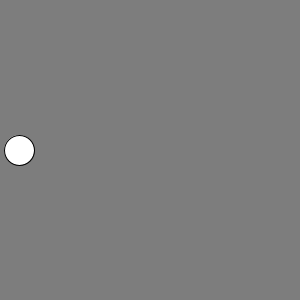
Frame 1 (no input)
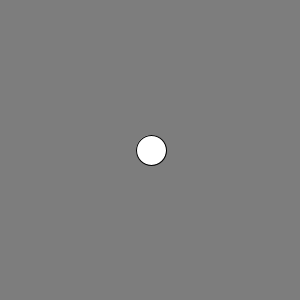
Frame 60 (the mouse pressed at the canvas centre just before this capture)
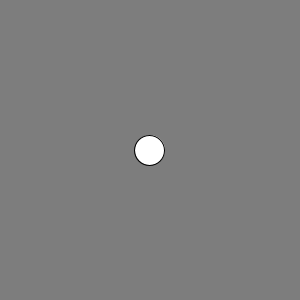
Frame 120 (the mouse held since frame 60 and released just before this capture)

The Processing sketch that drew these frames (run headless with seeded random() and noise(); from frame 60 on, the mouse is pressed at the canvas centre):

// Processing sketch: spring_example
// ── spring_example.pde
// Springs and Elastics
// An example of a spring force being applied to an object.

// create starting variables
float stiffness = 0.15; // a constant value

float damping = 0.85;// a constant value to dampen the force
float targetX = 150; // location to 'spring' towards
float xpos;
float speed;

void setup( ) {
  size (300, 300); 
  smooth( ); 
  background (125);
}


void draw( ) {
  background (125);
  // calculate spring force: using the calculation: 
  // spring force = stiffness * distance stretched;
  float distance = targetX - xpos;
  float spring_force = stiffness * distance;

  // add force to speed
  speed = speed + spring_force;
  
  // apply damping
  speed = speed * damping;

  // update the location of object.
  xpos = xpos + speed; 

  ellipse (xpos, height/2, 30, 30);
}
